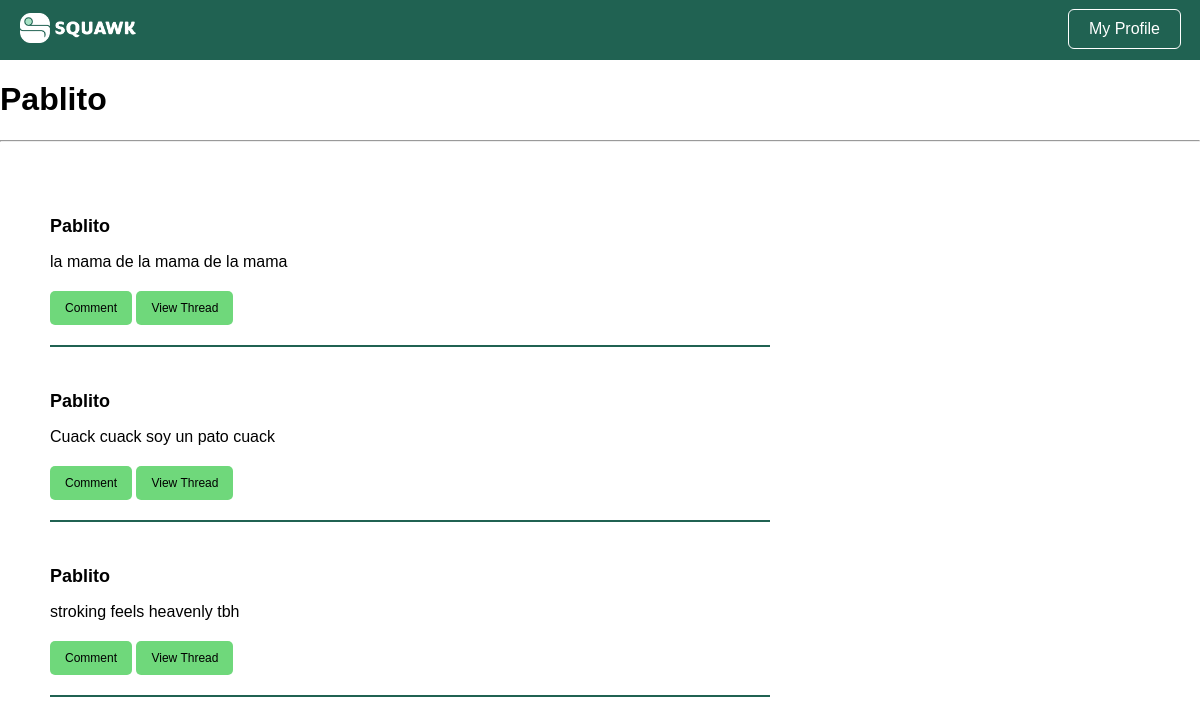
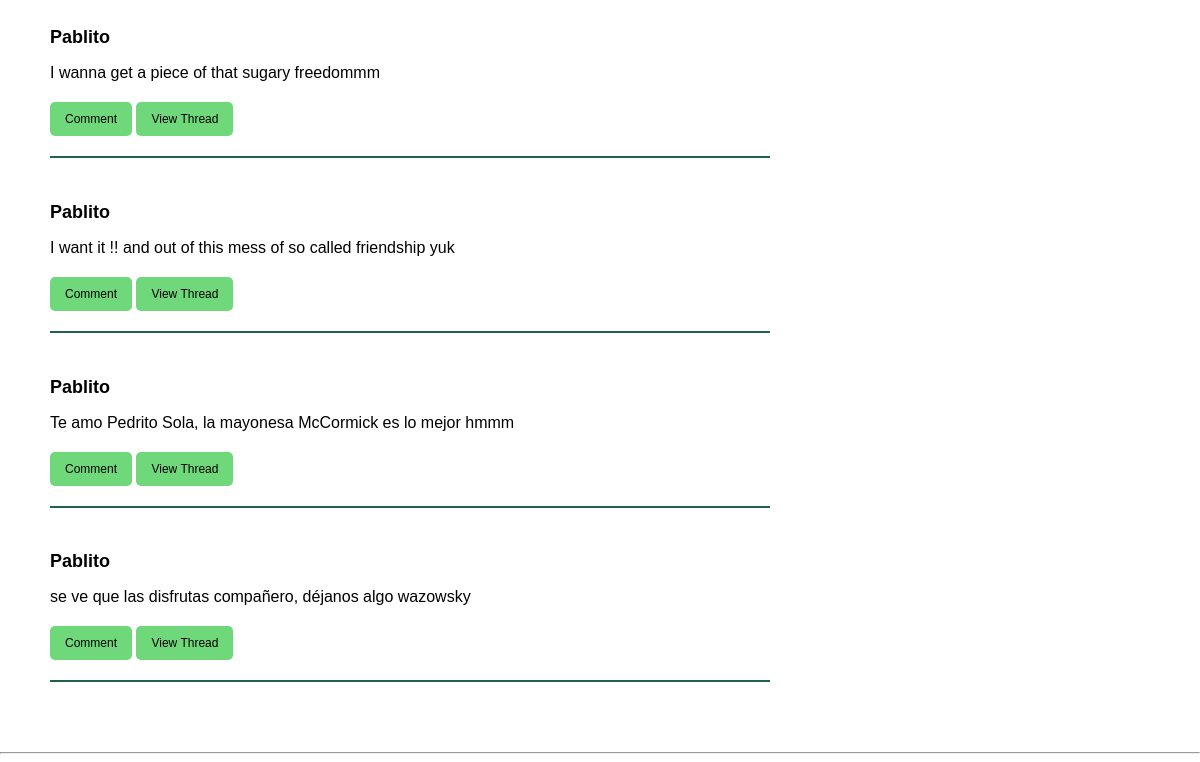
The page /user/1 (signed in) on the database as committed earlier (2 pictures, top to bottom).
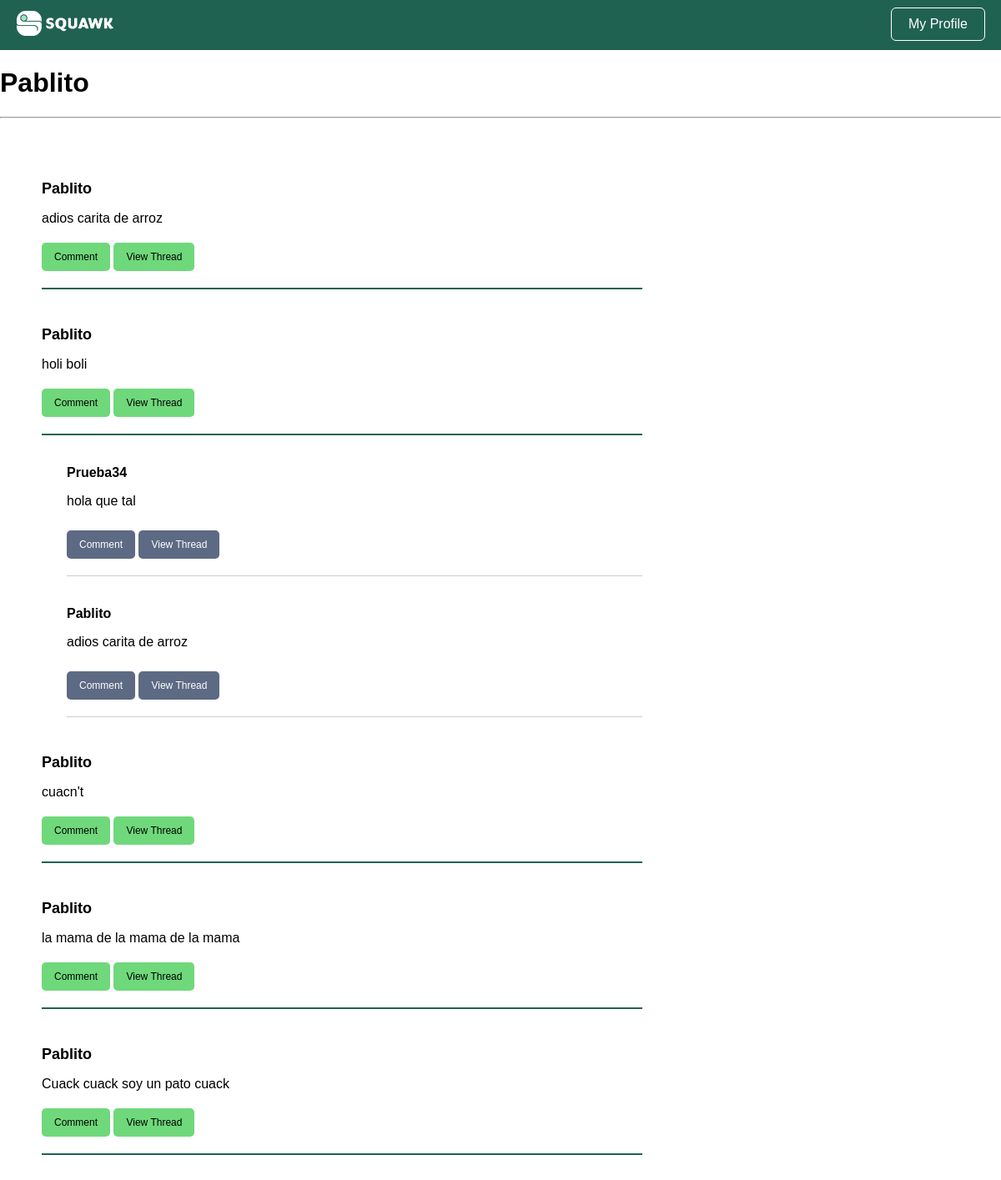
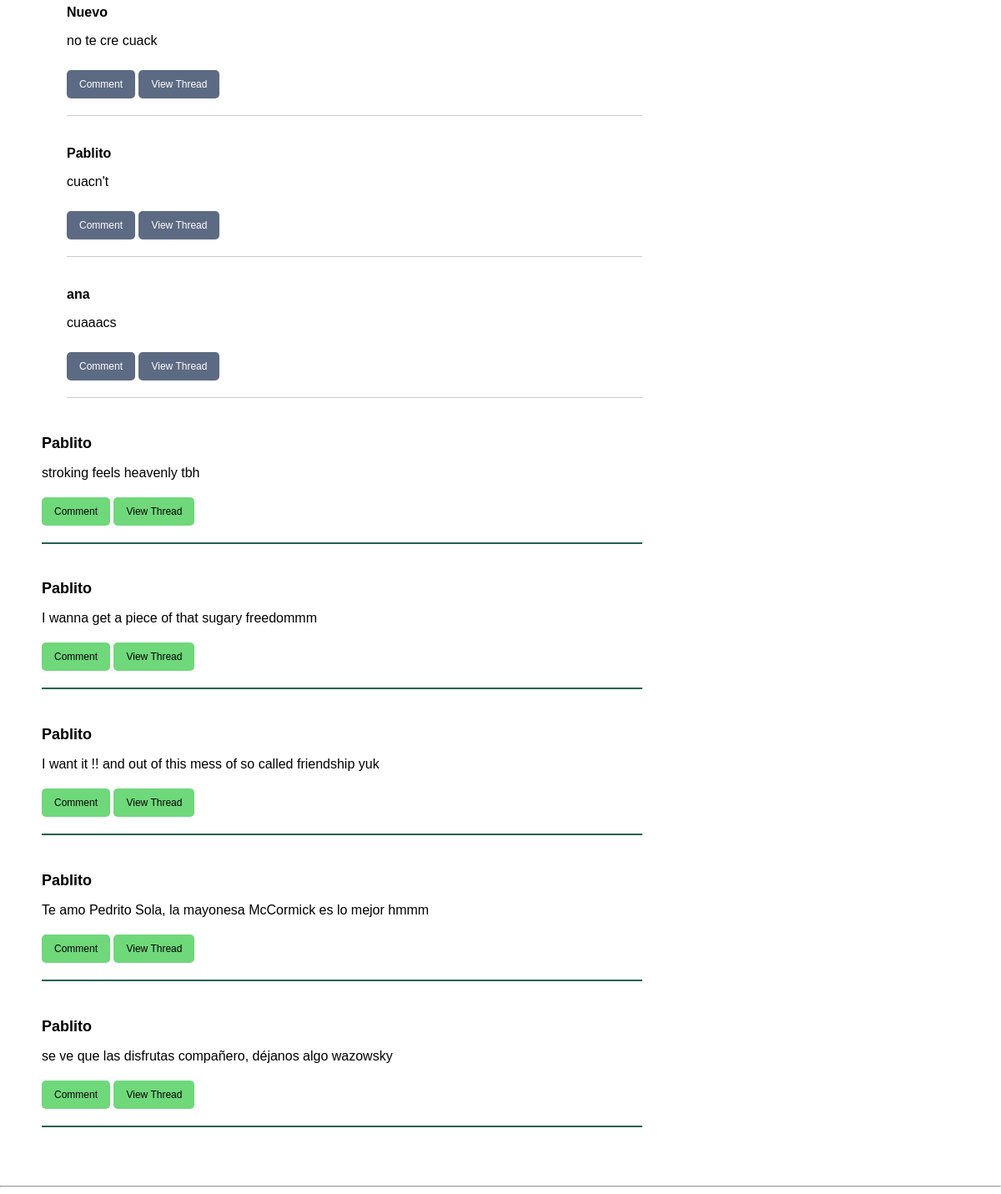
The same page on the database as committed later (2 pictures, top to bottom).
### tables this page shows
CREATE TABLE users (
  user_id INTEGER PRIMARY KEY AUTOINCREMENT,
  username VARCHAR NOT NULL,
  password VARCHAR NOT NULL,
  is_admin BOOLEAN NOT NULL
);

CREATE TABLE squawks (
  squawk_id INTEGER PRIMARY KEY AUTOINCREMENT,
  content VARCHAR NOT NULL,
  is_reply_to INT,
  user_id INT,
  created TIMESTAMP NOT NULL DEFAULT CURRENT_TIMESTAMP
);

### ui/user_controller.py (the view)
def user(user_id):
  current_user = session['user_id']
  squawks = []
  username = us.get_user(user_id).username
  last10 = ss.get_last(10,user_id)
  for i in last10:
    thread = ts.get_thread(i.squawk_id)
    thread_users = [us.get_user(squawk.user_id).username for squawk in thread]
    thread_info = list(zip(thread, thread_users))
    user = us.get_user(i.user_id).username
    squawks.append((i, user, thread_info))
  return render_template('user.html', username=username, squawks=squawks, user_id=current_user)

### bl/squawk_service.py (called while the page is built)
  def get_last(self, total, user_id):
    if user_id != -1:
      squawks = self.squawkDAO.getall_from(user_id)
    else:
      squawks = self.squawkDAO.getall_super()
    return squawks[:total]

### bl/thread_service.py (called while the page is built)
  def get_thread(self, squawk_id):
    squawk = self.squawkDAO.get(squawk_id)
    if not squawk:
      return []
    thread = self._get_replies(squawk_id)
    return thread

  def _get_replies(self, squawk_id):
    replies = []
    squawks = self.squawkDAO.getall()
    for x in squawks:
      if x.is_reply_to == squawk_id:
        replies.append(x)
    return replies

### bl/user_service.py (called while the page is built)
  def get_user(self, user_id):
    user = self.userDAO.get(user_id)
    return user

### dl/squawk_dao.py (called while the page is built)
  def get(self, squawkID):
    query = "SELECT * FROM squawks WHERE squawk_id = ?"
    result = self.DB.run_query(query, (squawkID, ))
    try:
      data = result.fetchone()
      squawk = Squawk(data)
      return squawk
    except:
      return None

  def getall(self):
    query = "SELECT * FROM squawks ORDER BY created DESC"
    result = self.DB.run_query(query)
    try:
      data_list = result.fetchall()
      squawks = []
      for data in data_list:
        squawk = Squawk(data)
        squawks.append(squawk)
      return squawks
    except:
      return None

  def getall_from(self, user_id):
    query = "SELECT * FROM squawks WHERE user_id = ? ORDER BY created DESC"
    result = self.DB.run_query(query, (user_id, ))
    try:
      data_list = result.fetchall()
      squawks = []
      for data in data_list:
        squawk = Squawk(data)
        squawks.append(squawk)
      return squawks
    except:
      return None

### dl/user_dao.py (called while the page is built)
  def get(self, userID):
    query = "SELECT * FROM users WHERE user_id = ?"
    result = self.DB.run_query(query, (userID, ))
    try:
      data = result.fetchone()
      user = User(data)
      return user
    except:
      return None

### utils/database.py (called while the page is built)
  def run_query(self, query, parameters=None):
    try:
      cursor = self.connection.cursor()
      if parameters:
        cursor.execute(query, parameters)
      else:
        cursor.execute(query)
      self.connection.commit()
      return cursor
    except Exception as e:
      print(f"Error running query: {e}")
      return None

### templates/user.html (shortened to what this page needs)
<!DOCTYPE html>
<html>
  <head>
    <link rel="stylesheet" href="{{ url_for('static', filename='squawk_basic.css') }}" />
    <link rel="stylesheet" href="{{ url_for('static', filename='squawk_render.css') }}" />
  </head>
  <body>
    <div class="navbar">
      <a href="{{url_for('home')}}"><img src="{{ url_for('static', filename='img/squawk_long.png') }}" alt="Squawk Logo" class="logo"></a>
      <a href="{{ url_for('user', user_id=user_id) }}"><button class="login-button">My Profile</button></a>
    </div>
    <h1 class="user-header">{{username}}</h1>
    <hr>
    <div class="board">
      {% for squawk, user, thread_info in squawks %}
      <div class="squawk">
        <h4>
          <a href="{{url_for('user', user_id=squawk.user_id)}}"> {{user}} </a>
        </h4>
        <p> {{squawk.content}} </p>
        <a href="{{ url_for('comment', is_reply_to=squawk.squawk_id) }}"><button id="{{squawk.squawk_id}}">Comment</button></a>
        <a href="{{ url_for('thread', squawk_id=squawk.squawk_id) }}"><button id="{{squawk.squawk_id}}">View Thread</button></a>
      </div>
      {% for thread, t_user in thread_info %}
      <div class="thread">
        <div class="comment">
          <p class="username">
            <a href="{{url_for('user', user_id=thread.user_id)}}"> {{t_user}} </a>
          </p>
          <p> {{thread.content}} </p>
          <a href="{{ url_for('comment', is_reply_to=thread.squawk_id) }}"><button id="{{thread.squawk_id}}">Comment</button></a>
          <a href="{{ url_for('thread', squawk_id=thread.squawk_id) }}"><button id="{{thread.squawk_id}}">View Thread</button></a>
        </div>
      </div>
      {% endfor %}
      {% endfor %}
    </div>
    <hr>
  </body>
</html>

### static/squawk_basic.css (style rules this page uses)
body { font-family: Arial, sans-serif; margin: 0; padding: 0; }
a { color: #2660A4 }
.login-button { background-color: transparent; border-radius: 5px; color: white; cursor: pointer; font-size: 16px; margin-right: 10px; outline: 1px solid white; padding: 10px 20px; }
.navbar { background-color: #206252; padding: 10px; display: flex; justify-content: space-between; }
.navbar button { background-color: transparent; border: none; color: white; cursor: pointer; font-size: 16px; margin-bottom: 2px; margin-right: 10px; }
.navbar .logo { height: 30px; margin-left: 10px; margin-top: 3px; }

### static/squawk_render.css (style rules this page uses)
.board { display: flex; flex-direction: column; justify-content: center; margin: 50px; width: 60vw; }
.board a { color: inherit; text-decoration: none; }
.squawk { border-bottom: 2px solid #206252; margin-bottom: 20px; }
.squawk h4 { font-size: 18px; margin-bottom: 10px; }
.squawk p { font-size: 16px; margin-bottom: 10px; }
.squawk button { background-color: #6FD87B; border: none; border-radius: 5px; color: black; cursor: pointer; font-size: 12px; margin-bottom: 20px; margin-top: 10px; padding: 10px 15px; }
.thread { margin-bottom: 10px; margin-left: 30px; }
.thread button { background-color: #5D6A83; border: none; border-radius: 5px; color: white; cursor: pointer; font-size: 12px; margin-bottom: 20px; margin-top: 10px; padding: 10px 15px; }
.thread .comment { border-bottom: 1px solid #CCC; font-size: 16px; margin-bottom: 10px; }
.thread .comment .username { font-weight: bold; }

Rows that differ between the two databases and show on the page:
now on one of the page's lists (row unchanged): users: username "Pablito", content "adios carita de arroz", content "cuacn't", content "I want it !! and out of this mess of so called friendship yuk", content "Te amo Pedrito Sola, la mayonesa McCormick es lo mejor hmmm", content "se ve que las disfrutas compañero, déjanos algo wazowsky"
computed for users "Pablito": content "la mama de la mama de la mama" → "adios carita de arroz"; content "Cuack cuack soy un pato cuack" → "holi boli"; content "stroking feels heavenly tbh" → "cuacn't"; content "I wanna get a piece of that sugary freedommm" → "la mama de la mama de la mama"; content "I want it !! and out of this mess of so called friendship yuk" → "Cuack cuack soy un pato cuack"; content "Te amo Pedrito Sola, la mayonesa McCormick es lo mejor hmmm" → "stroking feels heavenly tbh"; content "se ve que las disfrutas compañero, déjanos algo wazowsky" → "I wanna get a piece of that sugary freedommm"
added users: username "Prueba34", content "hola que tal", shown under "Pablito"
added users: username "Nuevo", content "no te cre cuack", shown under "Pablito"
added users: username "ana", content "cuaaacs", shown under "Pablito"
